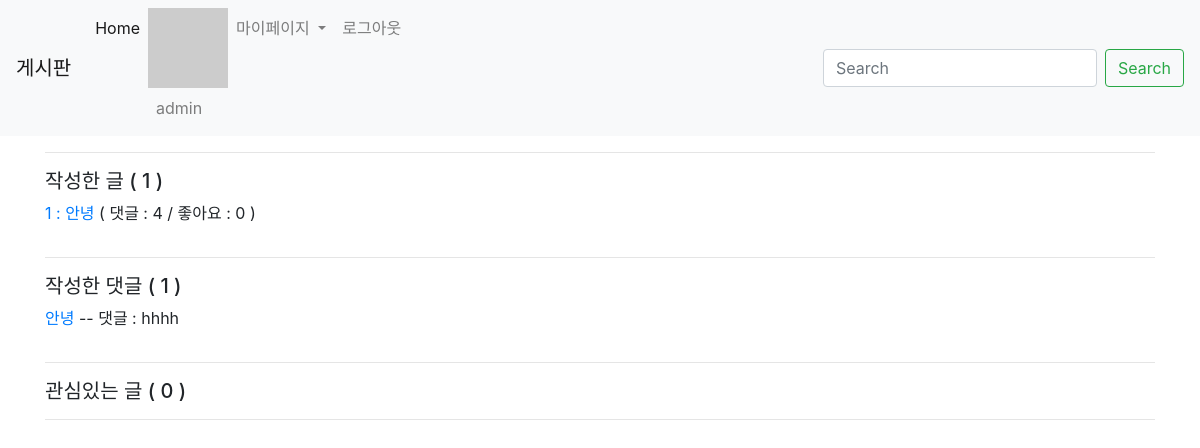
Before: /accounts/1/profile/ (signed in) with the older database file.
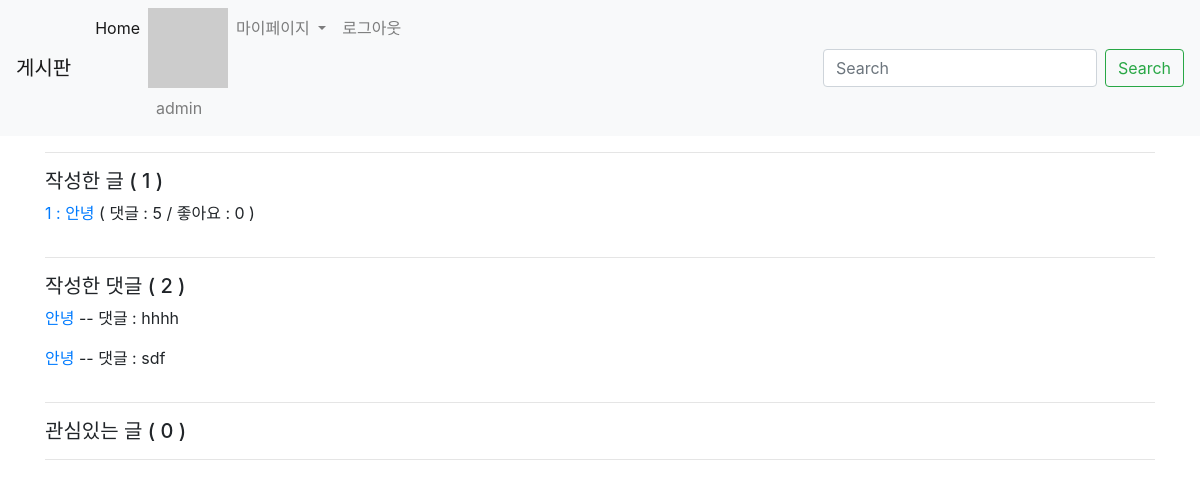
After: the same page with the newer database file.
### articles/models.py (models this page shows, shortened)
class Article(models.Model):
    title = models.CharField(max_length=10)
    content = models.TextField()
    image = models.ImageField(blank=True)
    image_thumbnail = ImageSpecField(
        processors=[ResizeToFit(300, 300)],
        format='JPEG',
        options={'quality': 80}
    )
    created_at = models.DateTimeField(auto_now_add=True)
    updated_at = models.DateTimeField(auto_now=True)
    user = models.ForeignKey(settings.AUTH_USER_MODEL, on_delete=models.CASCADE)    # 참조 : https://docs.djangoproject.com/en/2.2/topics/auth/customizing/
    like_users = models.ManyToManyField(settings.AUTH_USER_MODEL, related_name='like_articles', blank=True)
    unlike_users = models.ManyToManyField(settings.AUTH_USER_MODEL, related_name='unlike_articles', blank=True)

class Comment(models.Model):
    content = models.CharField(max_length=140)
    created_at = models.DateTimeField(auto_now_add=True)
    article = models.ForeignKey(Article, on_delete=models.CASCADE)
    user = models.ForeignKey(settings.AUTH_USER_MODEL, on_delete=models.CASCADE)

### accounts/models.py (models this page shows)
class User(AbstractUser):
    pass

### accounts/views.py (the view)
# urls.py: path('<int:account_pk>/profile/', views.profile, name='profile'),
def profile(request, account_pk):
    User = get_user_model()
    user_profile = get_object_or_404(User, pk=account_pk)
    context = {
        'user_profile': user_profile
    }
    return render(request, 'accounts/profile.html', context)

### articles/templatetags/gravatar.py (called while the page is built)
@register.filter
def makehash(email):
    return 'https://www.gravatar.com/avatar/' + hashlib.md5(email.strip().lower().encode('utf-8')).hexdigest()

### accounts/templates/accounts/profile.html (shortened to what this page needs)
{% extends 'articles/base.html' %}
{% block body %}
  <hr>
  {% if user_profile == user %}
    <h5>작성한 글 ( {{user_profile.article_set.count}} )</h5>
    {% for article in user_profile.article_set.all %}
      <a href="{% url 'articles:detail' article.pk %}" class="d-inline-block">{{article.pk}} : {{article.title}}</a>
      <p class="d-inline-block"> ( 댓글 : {{article.comment_set.count}}   / 좋아요 : {{article.like_users.all.count}} )</p><br>
    {% endfor %}
    <hr>
    <h5>작성한 댓글 ( {{user_profile.comment_set.count}} )</h5>
    {% for comment in user.comment_set.all %}
      <a href="{% url 'articles:detail' comment.article_id %}" class="d-inline-block">{{comment.article.title}}</a>
      <p class="d-inline-block"> -- 댓글 : {{comment.content}}</p>
      <br>
    {% endfor %}
    <hr>
    <h5>관심있는 글 ( {{user.like_articles.count}} )</h5>
    <hr>
  {% endif %}
{% endblock %}

### articles/templates/_navbar.html (shortened to what this page needs)
<nav class="navbar navbar-expand-lg navbar-light bg-light">
    <a class="navbar-brand" href="{% url 'articles:index' %}">게시판</a>
    <div class="collapse navbar-collapse" id="navbarSupportedContent">
      <ul class="navbar-nav mr-auto">
        <li class="nav-item active">
          <a class="nav-link" href="{% url 'articles:index' %}">Home <span class="sr-only">(current)</span></a>
        </li>
        {% if user.is_authenticated %}
        <li class="nav-item">
          {% load gravatar %}
          <img src="{{ user.email|makehash }}" alt="">
          <a class="nav-link"> {{user.username}}</a>
        </li>
        <li class="nav-item dropdown">
          <a class="nav-link dropdown-toggle" href="#" id="navbarDropdown" role="button" data-toggle="dropdown" aria-haspopup="true" aria-expanded="false">
            마이페이지
          </a>
        </li>
        <li class="nav-item">
          <a class="nav-link" href="{% url 'accounts:logout' %}"> 로그아웃</a>
        </li>
        {% endif %}
      </ul>
      <form class="form-inline my-2 my-lg-0">
        <input class="form-control mr-sm-2" type="search" placeholder="Search" aria-label="Search">
        <button class="btn btn-outline-success my-2 my-sm-0" type="submit">Search</button>
      </form>
    </div>
  </nav>

Changed rows visible on the page:
changed User "admin": comment_set.count "1" → "2"
computed for Article "안녕": comment_set.count "4" → "5"
added Comment: article "안녕", content "sdf"
